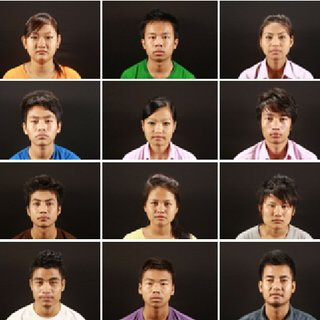
#> input picture ff.jpg, 320 x 320 px
$ jupyter execute 'face detection.ipynb'
#> lines starting #> are read from the running program, lines starting #| are printed output that depends on the picture
[cell 1]
import cv2
from matplotlib import pyplot as plt

[cell 2]
img= cv2.imread("ff.jpg")
#> img is the input picture: shape (320, 320, 3); mean B, G, R 55.8, 65.3, 79.3

[cell 3]
img_gray= cv2.cvtColor(img, cv2.COLOR_BGR2GRAY)
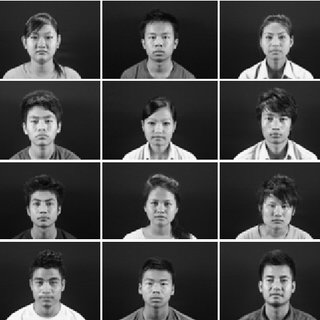
#> img_gray: shape (320, 320); min 0, max 255, mean 68.4
img_rgb= cv2.cvtColor(img, cv2.COLOR_BGR2RGB)

[cell 4]
ff_data= cv2.CascadeClassifier(cv2.data.haarcascades + 'haarcascade_frontalface_alt.xml')
found= ff_data.detectMultiScale(img_gray, minSize=(20,20))
#> found = [[254, 20, 42, 42], [138, 107, 42, 42], [22, 186, 43, 43], [140, 187, 43, 43], [260, 191, 37, 37], [135, 267, 42, 42], [137, 20, 43, 43], [22, 22, 40, 40], [255, 103, 42, 42], [19, 104, 44, 44], [25, 265, 44, 44], [254, 262, 46, 46]]
amount_found= len(found)
#> amount_found = 12

[cell 5]
if amount_found !=0:
    for(x,y, width, height) in found:
        cv2.rectangle(img_rgb, (x,y), (x+height, y+width), (0,255,0), 5)
#> this loop made 12 passes
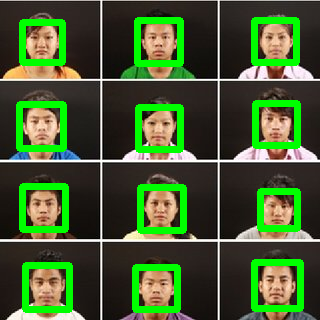
#> img_rgb: shape (320, 320, 3); mean R, G, B 68.7, 92, 49.2
